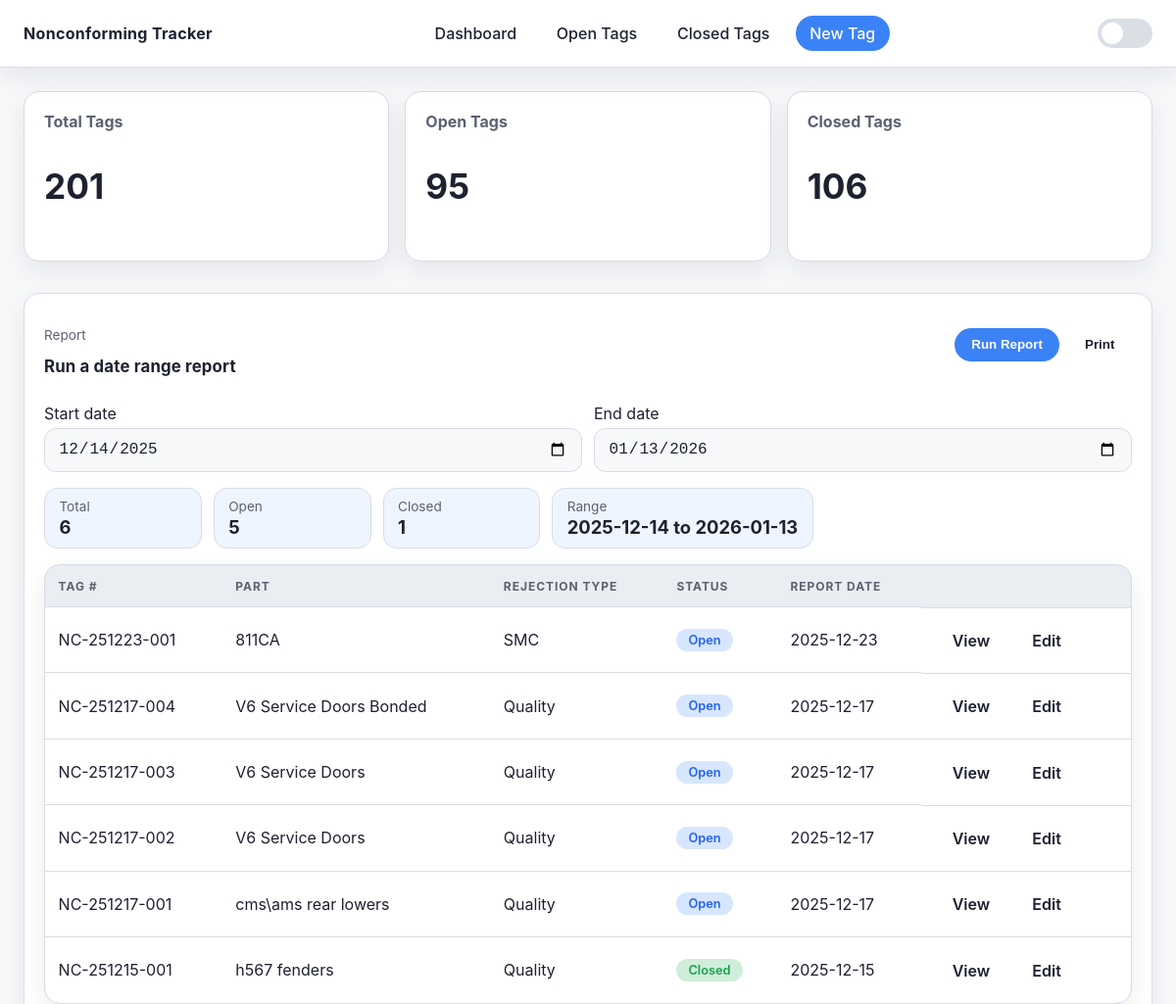
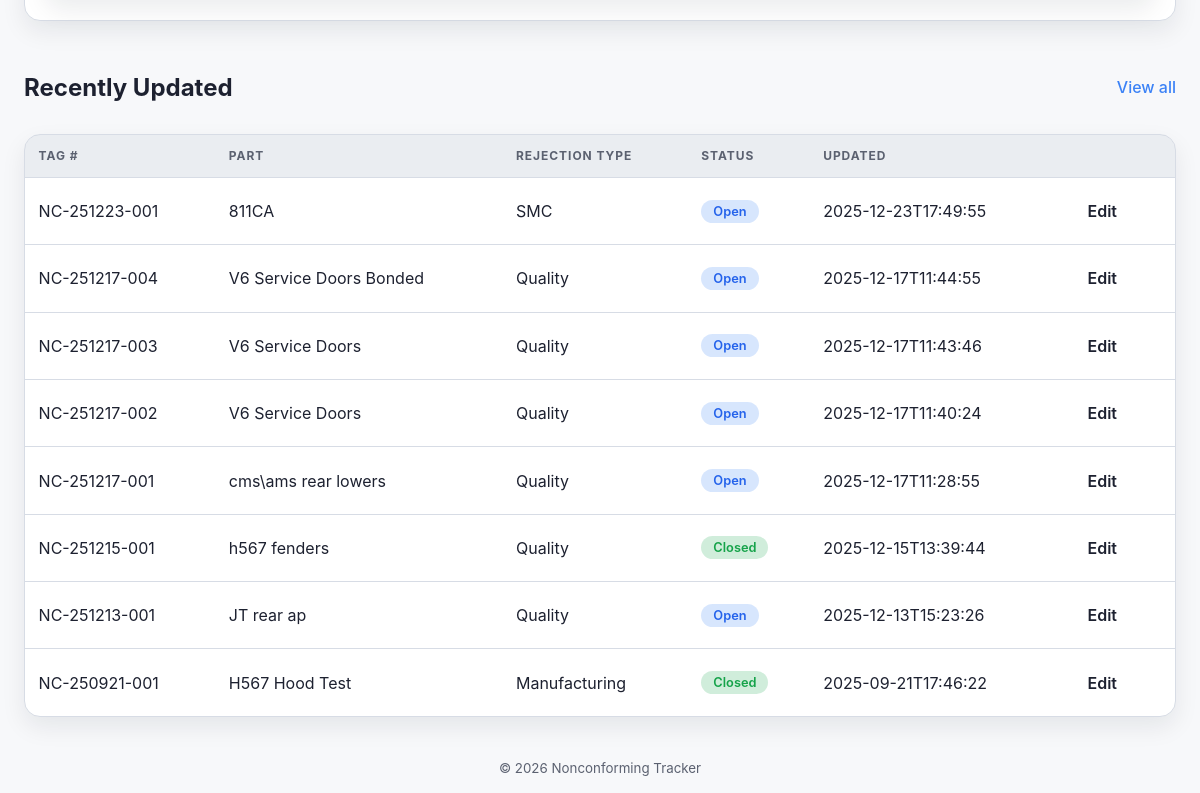
The page / on the database its author committed (2 pictures, top to bottom).
### tables this page shows
CREATE TABLE tags (
            id INTEGER PRIMARY KEY AUTOINCREMENT,
            tag_number TEXT UNIQUE NOT NULL,
            part_description TEXT,
            rejection_type TEXT,
            rejection_class TEXT,
            defect_description TEXT,
            rejected_by TEXT,
            containment_date TEXT,
            total_rejected_qty_initial TEXT,
            mfg_date TEXT,
            mfg_shift TEXT,
            supplier TEXT,
            total_rejected_qty_final TEXT,
            disposition TEXT,
            authorized_by TEXT,
            date_authorized TEXT,
            date_sort_rework TEXT,
            good_pcs TEXT,
            reworked_pcs TEXT,
            scrap_pcs TEXT,
            complete TEXT,
            closed_date TEXT,
            closed_by TEXT,
            qad_number TEXT,
            qad_date TEXT,
            completed_by TEXT,
            is_closed INTEGER DEFAULT 0,
            created_at TEXT,
            updated_at TEXT
        );

### app.py (the view)
@app.route("/")
def dashboard():
    db = get_db()
    stats = database.dashboard_stats(db)
    recent = db.execute(
        "SELECT * FROM tags ORDER BY (updated_at IS NULL), updated_at DESC LIMIT 8"
    ).fetchall()
    today = date.today()
    default_start = today - timedelta(days=30)
    start = coerce_date_param(request.args.get("start_date")) or default_start
    end = coerce_date_param(request.args.get("end_date")) or today
    if start > end:
        start, end = end, start
    start_str, end_str = start.isoformat(), end.isoformat()
    report_rows = database.report_rows(db, start_str, end_str)
    report_summary = database.report_summary(report_rows)
    return render_template(
        "dashboard.html",
        stats=stats,
        recent=recent,
        report_rows=report_rows,
        report_summary=report_summary,
        report_range={"start": start_str, "end": end_str},
    )

### app.py (called while the page is built, shortened)
def get_db():
    if "db" not in g:
        g.db = database.get_connection(Path(app.config["DATABASE"]))
    return g.db

def ensure_bootstrap_data() -> None:
    db = get_db()
    database.init_db(db)
    existing_count = db.execute("SELECT COUNT(*) FROM tags").fetchone()[0]
    dropdowns = database.fetch_dropdowns(db)
    needs_seed = existing_count == 0
    needs_dropdowns = not dropdowns
    if not (needs_seed or needs_dropdowns):
        return

@app.before_request
def before_request() -> None:  # pragma: no cover - flask hook
    ensure_bootstrap_data()
    g.dropdown_options = database.fetch_dropdowns(get_db())

def coerce_date_param(value: Optional[str]) -> Optional[date]:
    if not value:
        return None
    try:
        return datetime.strptime(value, "%Y-%m-%d").date()
    except ValueError:
        return None

@app.context_processor
def inject_globals():
    from datetime import datetime
    return {'current_year': datetime.utcnow().year}

### database.py (called while the page is built)
def get_connection(db_path: Path | None = None) -> sqlite3.Connection:
    path = db_path or DB_PATH
    conn = sqlite3.connect(path)
    conn.row_factory = sqlite3.Row
    return conn

def fetch_dropdowns(conn: sqlite3.Connection) -> Dict[str, List[str]]:
    dropdowns: Dict[str, List[str]] = {}
    rows = conn.execute(
        "SELECT field, value FROM dropdown_options ORDER BY id ASC"
    ).fetchall()
    for row in rows:
        dropdowns.setdefault(row["field"], []).append(row["value"])
    return dropdowns

def dashboard_stats(conn: sqlite3.Connection) -> Dict[str, int]:
    total = conn.execute("SELECT COUNT(*) FROM tags").fetchone()[0]
    open_count = conn.execute(
        "SELECT COUNT(*) FROM tags WHERE is_closed = 0"
    ).fetchone()[0]
    closed_count = conn.execute(
        "SELECT COUNT(*) FROM tags WHERE is_closed = 1"
    ).fetchone()[0]
    return {
        "total": total,
        "open": open_count,
        "closed": closed_count,
    }

def report_rows(
    conn: sqlite3.Connection, start_date: str, end_date: str
) -> List[sqlite3.Row]:
    report_date_expr = "date(COALESCE(containment_date, date_authorized, closed_date, created_at))"
    sql = f"""
        SELECT
            *,
            {report_date_expr} AS report_date
        FROM tags
        WHERE {report_date_expr} BETWEEN ? AND ?
        ORDER BY {report_date_expr} DESC, tag_number DESC
    """
    return conn.execute(sql, (start_date, end_date)).fetchall()

### templates/dashboard.html (shortened to what this page needs)
{% extends "base.html" %}
{% block content %}
<section class="dashboard-grid">
    <article class="stat-card">
        <h2>Total Tags</h2>
        <p class="stat-number">{{ stats.total }}</p>
    </article>
    <article class="stat-card">
        <h2>Open Tags</h2>
        <p class="stat-number">{{ stats.open }}</p>
    </article>
    <article class="stat-card">
        <h2>Closed Tags</h2>
        <p class="stat-number">{{ stats.closed }}</p>
    </article>
</section>
<section class="report-panel">
    <header class="section-header">
        <div>
            <p class="muted small">Report</p>
            <h2 class="section-title">Run a date range report</h2>
        </div>
        <div class="report-actions">
            <button type="submit" form="report-form" class="btn btn-primary">Run Report</button>
            {% if report_summary.total %}
                <button type="button" class="btn" data-print-target="report-print-sheet">Print</button>
            {% endif %}
        </div>
    </header>
    <form id="report-form" class="report-form" method="get" action="{{ url_for('dashboard') }}">
        <div class="report-filters">
            <label class="form-field">
                <span>Start date</span>
                <input type="date" name="start_date" value="{{ report_range.start }}">
            </label>
            <label class="form-field">
                <span>End date</span>
                <input type="date" name="end_date" value="{{ report_range.end }}">
            </label>
        </div>
    </form>
    <div class="report-summary">
        <div class="summary-chip">
            <span class="muted small">Total</span>
            <strong>{{ report_summary.total }}</strong>
        </div>
        <div class="summary-chip">
            <span class="muted small">Open</span>
            <strong>{{ report_summary.open }}</strong>
        </div>
        <div class="summary-chip">
            <span class="muted small">Closed</span>
            <strong>{{ report_summary.closed }}</strong>
        </div>
        <div class="summary-chip">
            <span class="muted small">Range</span>
            <strong>{{ report_range.start }} to {{ report_range.end }}</strong>
        </div>
    </div>
    <div class="table-responsive report-table">
        <table>
            <thead>
                <tr>
                    <th>Tag #</th>
                    <th>Part</th>
                    <th>Rejection Type</th>
                    <th>Status</th>
                    <th>Report Date</th>
                    <th></th>
                </tr>
            </thead>
            <tbody>
                {% for row in report_rows %}
                <tr>
                    <td>{{ row.tag_number }}</td>
                    <td>{{ row.part_description }}</td>
                    <td>{{ row.rejection_type }}</td>
                    <td>
                        {% if row.is_closed %}
                            <span class="status-pill status-closed">Closed</span>
                        {% else %}
                            <span class="status-pill status-open">Open</span>
                        {% endif %}
                    </td>
                    <td>{{ row.report_date }}</td>
                    <td class="table-actions">
                        <a class="btn-link" href="{{ url_for('view_tag', tag_id=row.id) }}">View</a>
                        <a class="btn-link" href="{{ url_for('edit_tag', tag_id=row.id) }}">Edit</a>
                    </td>
                </tr>
                {% else %}
                <tr>
                    <td colspan="6">No records found for this date range.</td>
                </tr>
                {% endfor %}
            </tbody>
        </table>
    </div>
</section>
<section class="recent-section">
    <header class="section-header">
        <h2>Recently Updated</h2>
        <a href="{{ url_for('list_all_tags') }}" class="section-link">View all</a>
    </header>
    <div class="table-responsive">
        <table>
            <thead>
                <tr>
                    <th>Tag #</th>
                    <th>Part</th>
                    <th>Rejection Type</th>
                    <th>Status</th>
                    <th>Updated</th>
                    <th></th>
                </tr>
            </thead>
            <tbody>
                {% for row in recent %}
                <tr>
                    <td>{{ row.tag_number }}</td>
                    <td>{{ row.part_description }}</td>
                    <td>{{ row.rejection_type }}</td>
                    <td>
                        {% if row.is_closed %}
                            <span class="status-pill status-closed">Closed</span>
                        {% else %}
                            <span class="status-pill status-open">Open</span>
                        {% endif %}
                    </td>
                    <td>{{ row.updated_at or row.created_at }}</td>
                    <td><a href="{{ url_for('edit_tag', tag_id=row.id) }}" class="btn-link">Edit</a></td>
                </tr>
                {% else %}
                <tr><td colspan="6">No tags tracked yet.</td></tr>
                {% endfor %}
            </tbody>
        </table>
    </div>
</section>
{% endblock %}

### templates/base.html (shortened to what this page needs)
<!doctype html>
<html lang="en">
<head>
    <link rel="stylesheet" href="{{ url_for('static', filename='styles.css') }}">
</head>
<body>
<header class="app-header">
    <div class="brand">Nonconforming Tracker</div>
    <nav class="nav-links">
        <a href="{{ url_for('dashboard') }}">Dashboard</a>
        <a href="{{ url_for('list_open_tags') }}">Open Tags</a>
        <a href="{{ url_for('list_closed_tags') }}">Closed Tags</a>
        <a href="{{ url_for('create_tag') }}" class="cta">New Tag</a>
    </nav>
    <button id="dark-mode-toggle" class="toggle" aria-label="Toggle dark mode">
        <span class="toggle-thumb"></span>
    </button>
</header>
<main class="app-main">
    {% block content %}{% endblock %}
</main>
<footer class="app-footer">
    <small>&copy; {{ current_year | default(2025) }} Nonconforming Tracker</small>
</footer>
</body>
</html>

### rows shown on the page
tags: tag_number "NC-251223-001", part_description "811CA", rejection_type "SMC", is_closed "Open", report_date "2025-12-23", updated_at "2025-12-23T17:49:55"
tags: tag_number "NC-251217-004", part_description "V6 Service Doors Bonded", rejection_type "Quality", is_closed "Open", report_date "2025-12-17", updated_at "2025-12-17T11:44:55"
tags: tag_number "NC-251217-003", part_description "V6 Service Doors", rejection_type "Quality", is_closed "Open", report_date "2025-12-17", updated_at "2025-12-17T11:43:46"
tags: tag_number "NC-251217-002", part_description "V6 Service Doors", rejection_type "Quality", is_closed "Open", report_date "2025-12-17", updated_at "2025-12-17T11:40:24"
tags: tag_number "NC-251217-001", part_description "cms\\ams rear lowers", rejection_type "Quality", is_closed "Open", report_date "2025-12-17", updated_at "2025-12-17T11:28:55"
tags: tag_number "NC-251215-001", part_description "h567 fenders", rejection_type "Quality", is_closed "Closed", report_date "2025-12-15", updated_at "2025-12-15T13:39:44"
tags: tag_number "NC-251213-001", part_description "JT rear ap", rejection_type "Quality", is_closed "Open", updated_at "2025-12-13T15:23:26"
tags: tag_number "NC-250921-001", part_description "H567 Hood Test", rejection_type "Manufacturing", is_closed "Closed", updated_at "2025-09-21T17:46:22"

### other values the page prints
{{ stats.total }} "201"
{{ stats.open }} "95"
{{ stats.closed }} "106"
{{ report_summary.total }} "6"
{{ report_summary.open }} "5"
{{ report_summary.closed }} "1"
{{ report_range.start }} "2025-12-14"
{{ report_range.end }} "2026-01-13"
